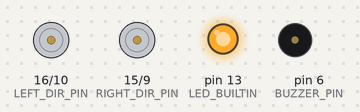
Bench run of a sketch on a simulated Arduino Uno, built with avr-gcc and run on an emulated ATmega328P. On the bench: direction and speed pins drawn as motors (green arrow = direction pin HIGH = forward, orange = LOW = backward, longer = more drive), output pins drawn as LEDs (lit = HIGH), buzzer (waves = sounding).

Above: at 0.05 s.
At 10.1 s:
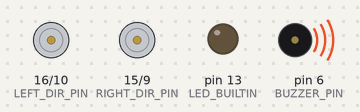
At 17.1 s:
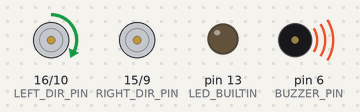
At 24.1 s:
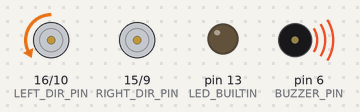
At 34.6 s:
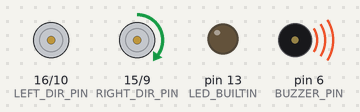
At 38.6 s:
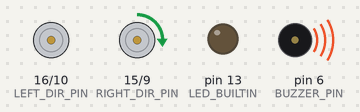
Timing chart, 0 to 40.0 s (numbered marks = the images above):
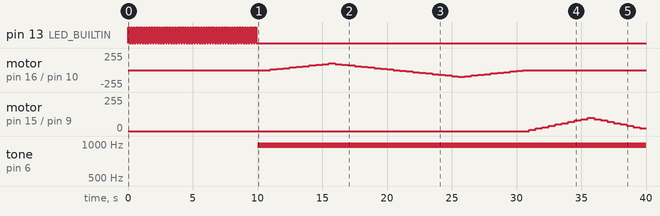

Measured:
- by itself, pin 13 (LED_BUILTIN): alternates HIGH for 0.10 s and LOW for 0.10 s, 100 changes in all, then stays LOW
- by itself, tone on pin 6 (BUZZER_PIN): silent → 977 Hz at 10.0 s
- by itself, motor on pin 15 (RIGHT_DIR_PIN) / pin 9 (RIGHT_SPEED_PIN): rises from stopped to forward 100/255 in 4.5 s, then falls to forward 20/255 in 4.0 s
- by itself, motor on pin 16 (LEFT_DIR_PIN) / pin 10 (LEFT_SPEED_PIN): stopped → forward 10/255 at 11.0 s, → forward 20/255 0.50 s later, → forward 30/255 0.50 s later, → forward 40/255 0.50 s later, … (40 changes in this stretch)

The sketch:

RomiSelfTest.ino
```cpp
/*###################
 * Romi test script
 * ##################
 *
 * This script is designed to test that your Romi is functioning to at least a minimal level.
 * Upon uploading the script, you should see:
 *
 *    1. An orange LED flashing at 5 Hz for 5 seconds
 *    2. A short tone played by the Buzzer
 *    3. The left wheel spins in one direction
 *    4. The left wheel spins in the opposite direction
 *    5. The right wheel spins in one direction
 *    6. The right wheel spins in the opposite direction
 *    7. Two short tones are played by the Buzzer
 *
 * If you do not see this sequence, please note the failure on the checklist, post the error on the blackboard forum (As much information as possible please), and
 * either bring the robot to a health clinic, or arrange a time to return it to either Paul or Martin.
 */

unsigned long t0; //Timing variable
const byte BUZZER_PIN = 6;
const byte LEFT_SPEED_PIN = 10;
const byte LEFT_DIR_PIN = 16;
const byte RIGHT_SPEED_PIN = 9;
const byte RIGHT_DIR_PIN = 15;

void setup()
{
  //Setup pins
  pinMode(LED_BUILTIN, OUTPUT);
  pinMode(BUZZER_PIN, OUTPUT);
  pinMode(LEFT_SPEED_PIN, OUTPUT);
  pinMode(LEFT_DIR_PIN, OUTPUT);
  pinMode(RIGHT_SPEED_PIN, OUTPUT);
  pinMode(RIGHT_DIR_PIN, OUTPUT);


  t0 = millis();

}

void loop()
{

  //Flash LEDs
  for (int i=0;i<50;i++)
  {
    digitalWrite(LED_BUILTIN, HIGH);
    delay(100);
    digitalWrite(LED_BUILTIN, LOW);
    delay(100);
  }

  //Play tone
  analogWrite(BUZZER_PIN, 127);
  delay(500);
  digitalWrite(BUZZER_PIN, LOW);

  //Spin motors
  //Left first
  digitalWrite(LEFT_DIR_PIN, HIGH);
  spin_up_down(LEFT_SPEED_PIN);
  digitalWrite(LEFT_DIR_PIN, LOW);
  spin_up_down(LEFT_SPEED_PIN);
  //Then right
  digitalWrite(RIGHT_DIR_PIN, HIGH);
  spin_up_down(RIGHT_SPEED_PIN);
  digitalWrite(RIGHT_DIR_PIN, LOW);
  spin_up_down(RIGHT_SPEED_PIN);

    //Play tone
  analogWrite(BUZZER_PIN, 127);
  delay(500);
  digitalWrite(BUZZER_PIN, LOW);

    //Play tone
  analogWrite(BUZZER_PIN, 127);
  delay(500);
  digitalWrite(BUZZER_PIN, LOW);

  while(true)
  {
    //Script is finished -- block forever
  }

}

void spin_up_down(byte speed_pin)
{
  for (int i=0;i<100;i=i+10)
  {
    analogWrite(speed_pin, i);
    delay(500);
  }

  for (int i=100;i>0;i=i-10)
  {
    analogWrite(speed_pin, i);
    delay(500);
  }

  analogWrite(speed_pin, 0);
}
```
